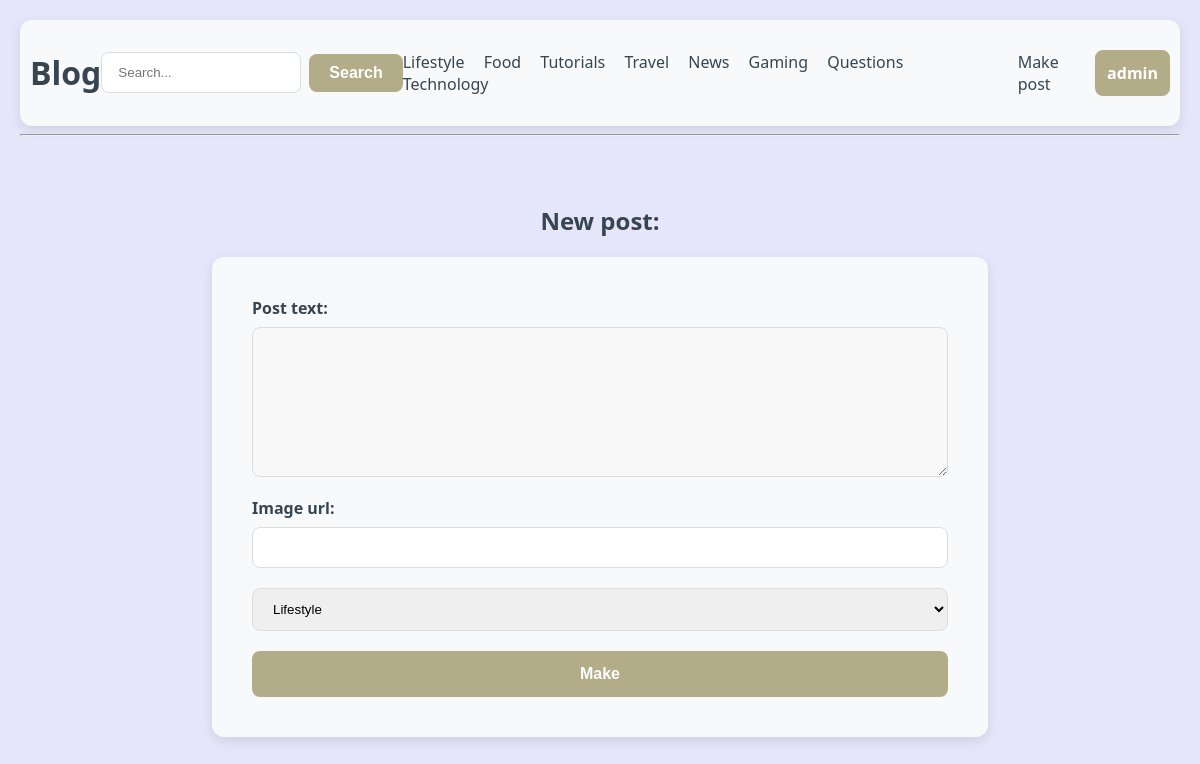
/add (signed in), run on the app's committed database.
### tables this page shows
CREATE TABLE sections (id INTEGER PRIMARY KEY AUTOINCREMENT, name TEXT UNIQUE NOT NULL, slug TEXT UNIQUE NOT NULL);

### main.py (the view)
@app.route("/add", methods=["GET", "POST"])
def add_post():
    display_name = session.get("login_name", "Login")
    sections = get_blog_sections()
    login_name = session.get("login_name")
    if login_name:
        if request.method == "POST":
            name = session["login_name"]
            text = request.form["text"]
            image = request.form["image"]
            section_id = int(request.form["section"])
            create_new_post(name, text, image, section_id)
            section = get_section_by_id(section_id)
            return redirect(url_for("section_page", sections=sections, section_slug=section["slug"]))
    else:
        return redirect(url_for("register"))
    return render_template("add_post.html", sections=sections, name=display_name)

### db.py (called while the page is built)
def get_db():
    conn = sqlite3.connect(DB_NAME)
    conn.row_factory = sqlite3.Row
    return conn

def get_blog_sections():
    with get_db() as db:
        sections = db.execute("SELECT * FROM sections").fetchall()
        return sections

### templates/add_post.html
{% extends "base.html" %}
{% block content %}
<link rel="stylesheet" href="{{ url_for('static', filename='add_post.css') }}">
<div id="add-post-page"> <h2>New post:</h2>
    <form method="post">
        <label for="text">Post text:</label>
        <textarea name="text" id="text"></textarea>
        <label for="image">Image url:</label>
        <input type="url" name="image" id="image">
        <select name="section" id="section" required>
            {% for section in sections %}
                <option value="{{ section.id }}">{{ section.name }}</option>
            {% endfor %}
        </select>
        <button type="submit">Make</button>
    </form>
</div>
{% endblock %}

### templates/base.html (shortened to what this page needs)
<!DOCTYPE html>
<html lang="uk">
<head>
    <link rel="stylesheet" href="{{ url_for('static', filename='style.css') }}">
</head>
<body>
<header>
    <h1><a href="{{ url_for('index') }}" class="url_btn">Blog</a></h1>
    <form action="{{ url_for('index') }}" method="POST" class="search-form">
        <div class="search-group">
            <input type="text" name="input" placeholder="Search..." required>
            <button type="submit">Search</button>
        </div>
    </form>
    <nav>
        <div>
            {% for section in sections %}
                <a href="{{ url_for('section_page', section_slug=section.slug) }}" class="url_btn">
                    {{ section.name }}
                </a>
            {% endfor %}
        </div>
    </nav>
    <a href="{{ url_for('add_post') }}" class="url_btn">Make post</a>
    <a href="{{ url_for('login') }}" class="btn">{{ name }}</a>
</header>
<hr>
{% block content %}{% endblock %}
</body>
</html>

### static/style.css (style rules this page uses)
body { font-family: "Segoe UI", sans-serif; color: #36454F; max-width: 100%; margin: auto; padding: 20px; background-color: #E6E6FA; }
header { display: flex; justify-content: space-between; align-items: center; background-color: #F8F9FA; padding: 10px; border-radius: 12px; box-shadow: 0 4px 12px rgba(0, 0, 0, 0.1); }
nav a { margin-right: 15px; text-decoration: none; color: #333; }
.url_btn { color: inherit; text-decoration: none; }
input[type=text], select { width: 100%; padding: 12px 16px; margin-bottom: 20px; display: block; border: 1.5px solid #ddd; border-radius: 8px; box-sizing: border-box; transition: border-color 0.3s ease; }
button[type=submit] { width: 50%; background-color: #B2AC88; color: white; padding: 14px; border: none; border-radius: 8px; font-size: 16px; font-weight: bold; cursor: pointer; transition: background-color 0.3s ease, transform 0.1s ease; }
.btn { text-decoration: none; width: 5%; background-color: #B2AC88; color: white; width: fit-content; border: 2px solid #B2AC88; padding: 10px; border-radius: 8px; font-size: 16px; font-weight: bold; cursor: pointer; transition: background-color 0.3s ease, transform 0.1s ease; }
.search-group { display: flex; gap: 8px; align-items: center; }
.search-group input[type=text] { margin-bottom: 0; width: 200px; }
.search-group button[type=submit] { width: auto; padding: 10px 20px; }
textarea { width: 100%; height: 150px; padding: 12px; box-sizing: border-box; border: 2px solid #ccc; border-radius: 4px; background-color: #f8f8f8; font-size: 16px; resize: none; }

### data on the page
sections: name "Lifestyle"
sections: name "Food"
sections: name "Tutorials"
sections: name "Travel"
sections: name "News"
sections: name "Gaming"
sections: name "Questions"
sections: name "Technology"

### other printed values
{{ name }} "admin"
form field section "Lifestyle"
